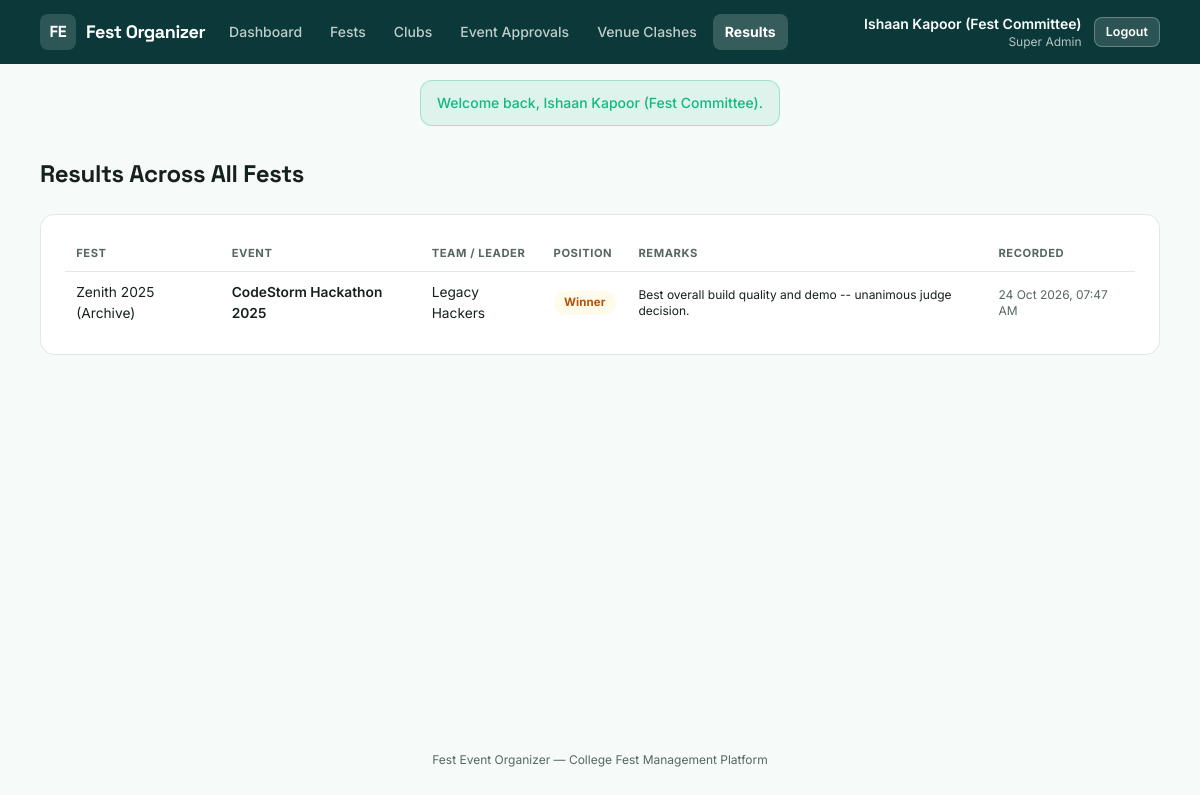
/index.php?route=admin/results (signed in), run on the app's committed database.
### tables this page shows
CREATE TABLE results (
    id                INT AUTO_INCREMENT PRIMARY KEY,
    event_id          INT NOT NULL,
    registration_id   INT NOT NULL,
    position          ENUM('winner', 'runner_up', 'second_runner_up', 'participant') NOT NULL,
    remarks           VARCHAR(255) NULL,
    recorded_by       INT NOT NULL,
    recorded_at       TIMESTAMP NOT NULL DEFAULT CURRENT_TIMESTAMP,
    UNIQUE KEY uniq_event_registration (event_id, registration_id),
    FOREIGN KEY (event_id) REFERENCES events(id) ON DELETE CASCADE,
    FOREIGN KEY (registration_id) REFERENCES registrations(id) ON DELETE CASCADE,
    FOREIGN KEY (recorded_by) REFERENCES users(id)
);

CREATE TABLE fests (
    id            INT AUTO_INCREMENT PRIMARY KEY,
    name          VARCHAR(150) NOT NULL,
    slug          VARCHAR(150) NOT NULL UNIQUE,
    description   TEXT NOT NULL,
    theme         VARCHAR(100) NOT NULL,
    start_date    DATE NOT NULL,
    end_date      DATE NOT NULL,
    venue         VARCHAR(150) NOT NULL,
    status        ENUM('draft', 'published', 'completed') NOT NULL DEFAULT 'draft',
    created_by    INT NOT NULL,
    created_at    TIMESTAMP NOT NULL DEFAULT CURRENT_TIMESTAMP,
    FOREIGN KEY (created_by) REFERENCES users(id)
);

CREATE TABLE events (
    id                INT AUTO_INCREMENT PRIMARY KEY,
    fest_id           INT NOT NULL,
    club_id           INT NOT NULL,
    title             VARCHAR(150) NOT NULL,
    slug              VARCHAR(160) NOT NULL,
    description       TEXT NOT NULL,
    category          ENUM('competition', 'workshop', 'show', 'seminar') NOT NULL,
    venue             VARCHAR(150) NOT NULL,
    start_time        DATETIME NOT NULL,
    end_time          DATETIME NOT NULL,
    capacity          INT NOT NULL,
    team_size_min     INT NOT NULL DEFAULT 1,
    team_size_max     INT NOT NULL DEFAULT 1,
    entry_fee         DECIMAL(8,2) NOT NULL DEFAULT 0.00,
    status            ENUM('pending', 'approved', 'rejected') NOT NULL DEFAULT 'pending',
    rejection_reason  VARCHAR(255) NULL,
    created_by        INT NOT NULL,
    created_at        TIMESTAMP NOT NULL DEFAULT CURRENT_TIMESTAMP,
    updated_at        TIMESTAMP NOT NULL DEFAULT CURRENT_TIMESTAMP ON UPDATE CURRENT_TIMESTAMP,
    UNIQUE KEY uniq_fest_slug (fest_id, slug),
    FOREIGN KEY (fest_id) REFERENCES fests(id) ON DELETE CASCADE,
    FOREIGN KEY (club_id) REFERENCES clubs(id),
    FOREIGN KEY (created_by) REFERENCES users(id)
);

CREATE TABLE registrations (
    id             INT AUTO_INCREMENT PRIMARY KEY,
    event_id       INT NOT NULL,
    leader_id      INT NOT NULL,
    team_name      VARCHAR(120) NULL,
    team_size      INT NOT NULL,
    epass_code     VARCHAR(20) NOT NULL UNIQUE,
    status         ENUM('confirmed', 'cancelled') NOT NULL DEFAULT 'confirmed',
    registered_at  TIMESTAMP NOT NULL DEFAULT CURRENT_TIMESTAMP,
    UNIQUE KEY uniq_leader_event (leader_id, event_id),
    FOREIGN KEY (event_id) REFERENCES events(id) ON DELETE CASCADE,
    FOREIGN KEY (leader_id) REFERENCES users(id)
);

### app/controllers/AdminController.php (called while the page is built, shortened)
<?php
require_once __DIR__ . '/../models/Result.php';
class AdminController
{
    public function results(): void
    {
        $results = Result::allWithContext();
        require __DIR__ . '/../views/admin/results.php';
    }
}

### public/index.php (called while the page is built, shortened)
<?php
require_once __DIR__ . '/../core/helpers.php';
require_once __DIR__ . '/../core/Database.php';
require_once __DIR__ . '/../app/models/Result.php';
require_once __DIR__ . '/../app/controllers/AdminController.php';
$router = new Router();
$router->get('login', fn() => (new AuthController())->showLogin());
$router->post('login', fn() => (new AuthController())->login());
$router->get('register', fn() => (new AuthController())->showRegister());
$router->post('register', fn() => (new AuthController())->register());
$router->post('logout', fn() => (new AuthController())->logout());
$router->get('admin/dashboard', fn() => (new AdminController())->dashboard());
$router->get('admin/fests', fn() => (new AdminController())->fests());
$router->post('admin/fests/store', fn() => (new AdminController())->festStore());
$router->post('admin/fests/update', fn() => (new AdminController())->festUpdate());
$router->post('admin/fests/status', fn() => (new AdminController())->festStatus());
$router->get('admin/clubs', fn() => (new AdminController())->clubs());
$router->post('admin/clubs/store', fn() => (new AdminController())->clubStore());
$router->post('admin/clubs/status', fn() => (new AdminController())->clubStatus());
$router->get('admin/events', fn() => (new AdminController())->events());
$router->post('admin/events/approve', fn() => (new AdminController())->eventApprove());
$router->post('admin/events/reject', fn() => (new AdminController())->eventReject());
$router->get('admin/clashes', fn() => (new AdminController())->clashes());
$router->get('admin/results', fn() => (new AdminController())->results());
$router->get('organizer/dashboard', fn() => (new OrganizerController())->dashboard());
$router->get('organizer/events', fn() => (new OrganizerController())->events());
$router->get('organizer/events/new', fn() => (new OrganizerController())->eventNew());
$router->post('organizer/events/store', fn() => (new OrganizerController())->eventStore());
$router->get('organizer/events/edit', fn() => (new OrganizerController())->eventEdit());
$router->post('organizer/events/update', fn() => (new OrganizerController())->eventUpdate());
$router->get('organizer/events/roster', fn() => (new OrganizerController())->roster());
$router->post('organizer/registrations/verify', fn() => (new OrganizerController())->verifyEpass());
$router->get('organizer/events/results', fn() => (new OrganizerController())->resultsForm());
$router->post('organizer/results/store', fn() => (new OrganizerController())->resultStore());
$router->post('organizer/results/delete', fn() => (new OrganizerController())->resultDelete());
$router->get('organizer/club', fn() => (new OrganizerController())->profile());
$router->post('organizer/club/update', fn() => (new OrganizerController())->profileUpdate());
$router->get('organizer/fests', fn() => (new OrganizerController())->browseFests());
$router->get('organizer/fests/show', fn() => (new OrganizerController())->browseFestShow());
$router->get('participant/dashboard', fn() => (new ParticipantController())->dashboard());
$router->get('participant/fests', fn() => (new ParticipantController())->fests());
$router->get('participant/fests/show', fn() => (new ParticipantController())->festShow());
$router->get('participant/events/show', fn() => (new ParticipantController())->eventShow());
$router->post('participant/events/register', fn() => (new ParticipantController())->register());
$router->get('participant/registrations', fn() => (new ParticipantController())->registrations());
$router->post('participant/registrations/cancel', fn() => (new ParticipantController())->registrationCancel());
$router->get('participant/registrations/epass', fn() => (new ParticipantController())->epass());
$router->get('participant/certificates', fn() => (new ParticipantController())->certificates());
$router->get('participant/certificates/show', fn() => (new ParticipantController())->certificateShow());
$route = $_GET['route'] ?? '';
$router->dispatch($_SERVER['REQUEST_METHOD'], $route);

### core/Router.php (called while the page is built, shortened)
<?php
class Router
{
    private array $routes = ['GET' => [], 'POST' => []];
    public function get(string $route, callable $handler): void
    {
        $this->routes['GET'][$route] = $handler;
    }
    public function post(string $route, callable $handler): void
    {
        $this->routes['POST'][$route] = $handler;
    }
    public function dispatch(string $method, string $route): void
    {
        $handler = $this->routes[$method][$route] ?? null;
        try {
            $handler();
        } catch (Throwable $e) {
            error_log($e->getMessage());
            http_response_code(500);
            require __DIR__ . '/../app/views/errors/500.php';
        }
    }
}

### core/Database.php (called while the page is built)
<?php
class Database
{
    private static ?PDO $instance = null;
    public static function connect(): PDO
    {
        if (self::$instance === null) {
            $config = require __DIR__ . '/../config/database.php';
            $dsn = sprintf(
                'mysql:host=%s;port=%d;dbname=%s;charset=%s',
                $config['host'],
                $config['port'],
                $config['database'],
                $config['charset']
            );
            self::$instance = new PDO($dsn, $config['username'], $config['password'], [
                PDO::ATTR_ERRMODE            => PDO::ERRMODE_EXCEPTION,
                PDO::ATTR_DEFAULT_FETCH_MODE => PDO::FETCH_ASSOC,
                PDO::ATTR_EMULATE_PREPARES   => false,
            ]);
        }
        return self::$instance;
    }
}

### app/models/Result.php (called while the page is built, shortened)
<?php
require_once __DIR__ . '/../../core/Database.php';
class Result
{
    public static function allWithContext(): array
    {
        $stmt = Database::connect()->query(
            "SELECT res.*, r.team_name, ev.title AS event_title, f.name AS fest_name, u.name AS leader_name
             FROM results res
             JOIN registrations r ON r.id = res.registration_id
             JOIN events ev ON ev.id = res.event_id
             JOIN fests f ON f.id = ev.fest_id
             JOIN users u ON u.id = r.leader_id
             ORDER BY res.recorded_at DESC"
        );
        return $stmt->fetchAll();
    }
}

### core/helpers.php (called while the page is built, shortened)
<?php
function e(?string $value): string
{
    return htmlspecialchars($value ?? '', ENT_QUOTES, 'UTF-8');
}
function format_datetime(?string $datetime): string
{
    $ts = strtotime($datetime);
    return $ts === false ? '-' : date('d M Y, h:i A', $ts);
}

### app/views/admin/results.php (the view)
<?php $pageTitle = 'Results Oversight'; require __DIR__ . '/../partials/header.php'; require __DIR__ . '/../partials/navbar.php'; require __DIR__ . '/../partials/flash.php'; ?>
<main class="max-w-6xl mx-auto px-4 py-8 flex-1 w-full">
    <h1 class="font-display text-2xl font-bold mb-6">Results Across All Fests</h1>
    <?php if (empty($results)): ?>
        <div class="card"><p class="empty-state">No results recorded yet.</p></div>
    <?php else: ?>
        <div class="card">
            <div class="table-scroll">
            <table class="data-table">
                <thead><tr><th>Fest</th><th>Event</th><th>Team / Leader</th><th>Position</th><th>Remarks</th><th>Recorded</th></tr></thead>
                <tbody>
                <?php foreach ($results as $r): ?>
                    <tr>
                        <td><?= e($r['fest_name']) ?></td>
                        <td class="font-semibold"><?= e($r['event_title']) ?></td>
                        <td><?= e($r['team_name'] ?: $r['leader_name']) ?></td>
                        <td>
                            <?php $posBadge = ['winner' => 'badge-gold', 'runner_up' => 'badge-teal', 'second_runner_up' => 'badge-cyan', 'participant' => 'badge-slate'][$r['position']]; ?>
                            <span class="badge <?= $posBadge ?>"><?= e(str_replace('_', ' ', $r['position'])) ?></span>
                        </td>
                        <td class="text-xs"><?= e($r['remarks'] ?: '-') ?></td>
                        <td class="text-xs text-slateink"><?= format_datetime($r['recorded_at']) ?></td>
                    </tr>
                <?php endforeach; ?>
                </tbody>
            </table>
            </div>
        </div>
    <?php endif; ?>
</main>
<?php require __DIR__ . '/../partials/footer.php'; ?>

### public/assets/css/style.css (style rules this page uses)
* { box-sizing: border-box; }
h1, h2, h3, h4, .font-display { font-family: 'Space Grotesk', sans-serif; letter-spacing: -0.015em; }
.card { background: #fff; border: 1px solid #DCE9E7; border-radius: 14px; padding: 1.25rem 1.5rem; margin-bottom: 1.25rem; }
.badge { display:inline-flex; align-items:center; gap: .3rem; padding: 0.2rem 0.65rem; border-radius: 999px; font-size: 0.72rem; font-weight: 700; letter-spacing: 0.01em; text-transform: capitalize; }
.badge-gold { background: #FFFBEB; color: #B45309; }
.table-scroll { overflow-x: auto; }
.data-table { width: 100%; border-collapse: collapse; font-size: 0.86rem; }
.data-table th { text-align: left; padding: 0.6rem 0.7rem; color: #56675F; font-weight: 700; font-size: 0.7rem; text-transform: uppercase; letter-spacing: 0.05em; border-bottom: 1px solid #DCE9E7; }
.data-table td { padding: 0.65rem 0.7rem; border-bottom: 1px solid #F0F4F3; vertical-align: middle; }
.data-table tr:last-child td { border-bottom: none; }

### data on the page
results: fests.name "Zenith 2025 (Archive)", event.title "CodeStorm Hackathon 2025", registration.team_name "Legacy Hackers", position "Winner", remarks "Best overall build quality and demo -- unanimous judge decision.", recorded_at "24 Oct 2026, 07:47 AM"

### other printed values
$label "Dashboard"
$label "Fests"
$label "Clubs"
$label "Event Approvals"
$label "Venue Clashes"
$label "Results"
Auth::name() "Ishaan Kapoor (Fest Committee)"
str_replace('_', ' ', $role ?? '') "Super Admin"
$success "Welcome back, Ishaan Kapoor (Fest Committee)."
